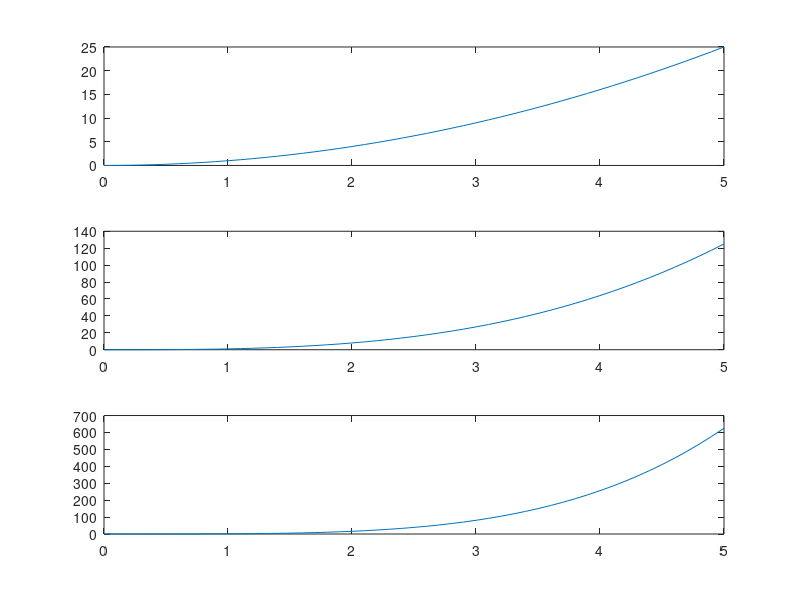

Reproduce this figure in MATLAB. (Note: this script raises an error after producing the figure.)
%%This is the script written bty following the MatlabTutorial by
% Jousef Murad | Deep Dive, following his video https://youtu.be/tBWMn4y1Yfo?si=DfiSw2iSuqyKGH9Q
% Dominic Zelinsky - April 2025

%3 Magic Cs

clear all %clears all variables in workspace
close all %Closes all current open figures
clc       %Clears the command window

%Loops

counter = 10;

for i = 1:5
    counter = counter + 1;
    disp(counter)
end

while counter >= 5;
    counter = counter - 1;
    disp(counter)
end

%%Ploting

x = 0:0.1:5;
y = x.^2;
plot(x, y,'r+')
title("My First Plot")
xlabel('x-value')
ylabel('y-value')
grid on
hold on%Hold prevents the plot from being overwritten
y2 = x.^3%Allowing you to add more plots to it
y3 = x.^4
plot(x, y2, "g*")
plot(x, y3, "b^")
hold off
legend('Plot 1', 'Plot 2', 'Plot 3')

%%SubPlotting
subplot(311)
plot(x,y)
subplot(312)
plot(x,y2)
subplot(313)
plot(x,y3)

%Calling my Function
triangle_area(5,10)